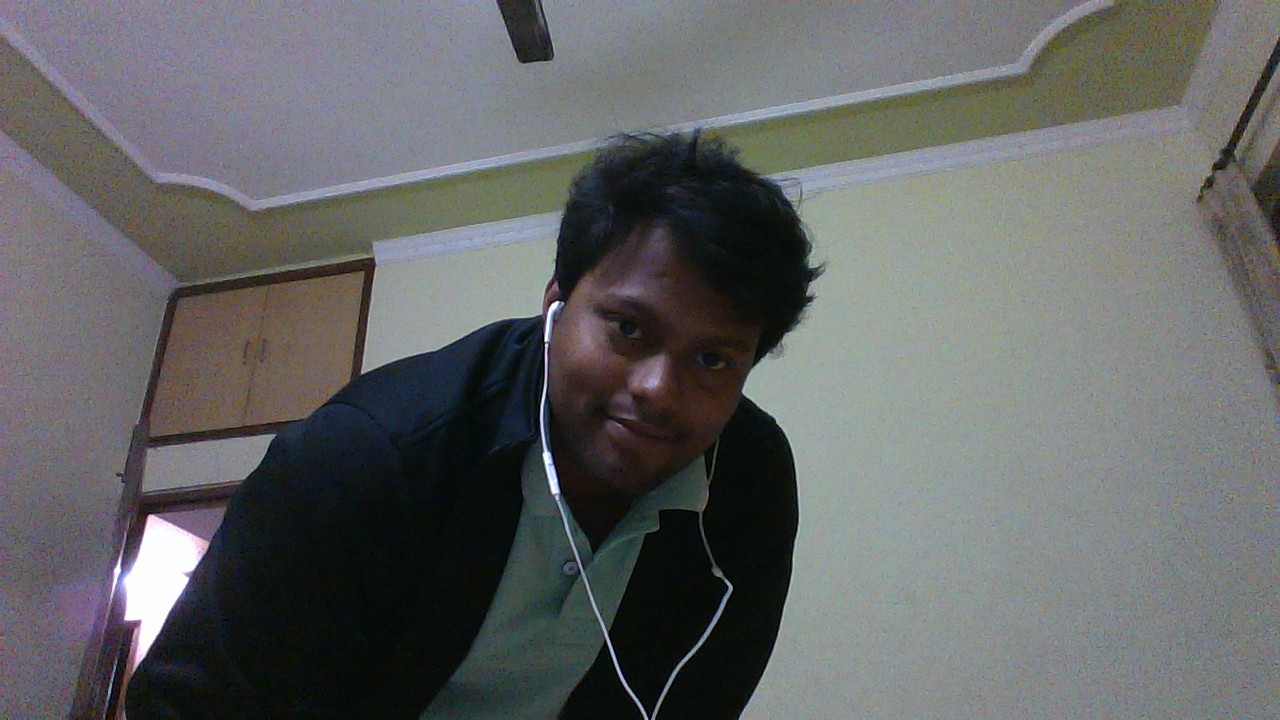
//> input picture DIP/Collage/test.jpg, 1280 x 720 px
$ ./Collage   (built with g++ and OpenCV 4)
//> lines starting //> are read from the running program, lines starting //| are printed output that depends on the picture
#include <opencv2/highgui/highgui.hpp>
#include <iostream>

#include <opencv2/imgproc/imgproc.hpp>
using namespace cv;
using namespace std;
Mat Resize(Mat,int,int);
void Collage(Mat[],int,int,int);
int main()
{  Mat image_array[4];
   image_array[0] = imread("C:/Users/Manoj/Desktop/AnoopDIP/DIP/Collage/test.jpg");
//> image_array[0] is the input picture: 720 rows x 1280 cols, CV_8UC3; mean B, G, R 101, 100.9, 99.3
   image_array[1] = imread("C:/Users/Manoj/Desktop/AnoopDIP/DIP/Collage/test.jpg");
   image_array[2] = imread("C:/Users/Manoj/Desktop/AnoopDIP/DIP/Collage/test.jpg");
   image_array[3] = imread("C:/Users/Manoj/Desktop/AnoopDIP/DIP/Collage/test.jpg");

 Collage(image_array,1280,720,4);

}
void Collage(Mat img_arry[],int h,int w,int no){
//> called with h = 1280, w = 720, no = 4
       Mat imgC(w,h,CV_8UC3,Scalar(0,0,0));
 int m,n,f;
  m=n=f=0;
for(int c=0;c<no;c++){
    Mat img=Resize(img_arry[c],h/2,w/2);
    for(int i=0;i<w/2;i++){ n=f+0;
        for(int j=0;j<h/2;j++){

        imgC.at<Vec3b>(m, n++)=img.at<Vec3b>(i, j);
        }
    m++;
   // n=f+0;

    }
n=0;
if(m>=w){m=0;f=w;}
}
//> this loop made 4 passes
//> (n, m) on passes 1 to 4: (640, 360), (640, 720), (1360, 360), (1360, 720)
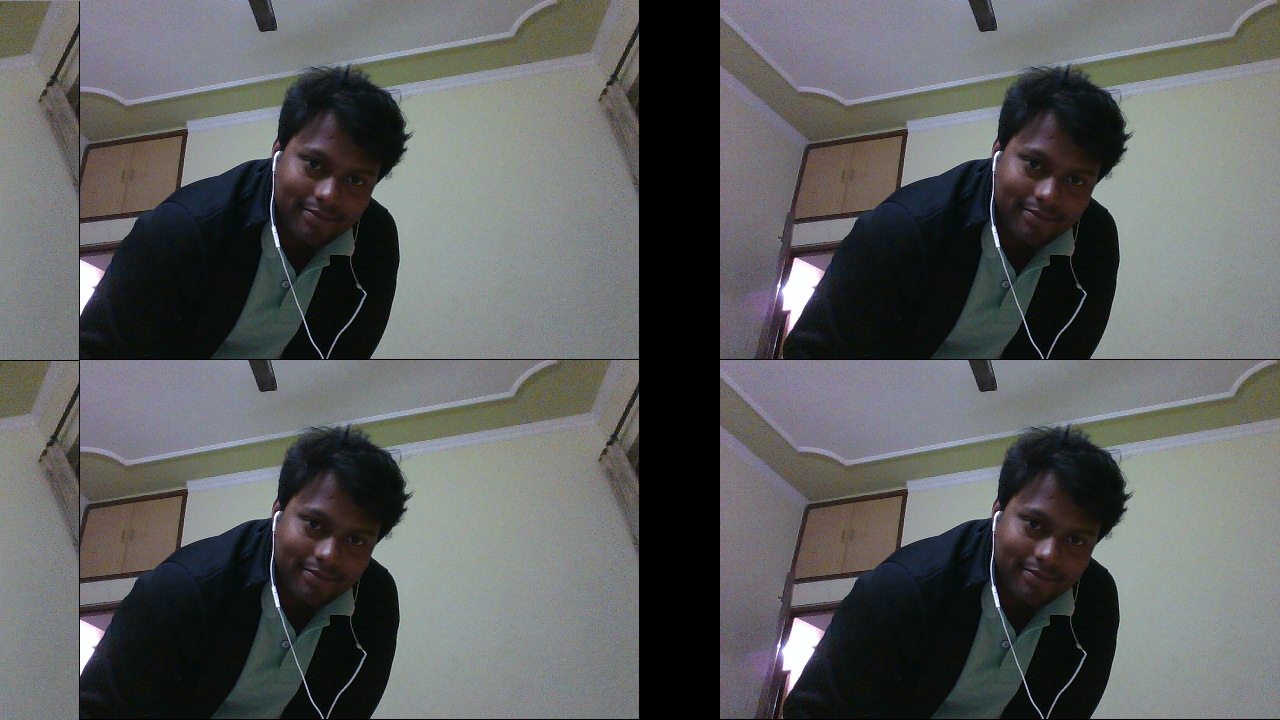
//> imgC: 720 rows x 1280 cols, CV_8UC3; mean B, G, R 93.6, 93.9, 92
//> after the loop, n = 0; m = 0; f = 720
imwrite("C:/Users/Manoj/Desktop/AnoopDIP/DIP/Collage/collage.jpg",imgC);
namedWindow( "Show", CV_WINDOW_AUTOSIZE );
imshow("Show",imgC);
waitKey(0);
}
Mat Resize(Mat img1,int w,int h){
int height=img1.rows;
int width=img1.cols;
int w_factor=ceil((float)width/w);
int h_factor=ceil((float)height/h);
Mat imgR(h,w,CV_8UC3,Scalar(0,0,0));
int m,n;
m=n=0;
for(int i=0;i<height-h_factor;i=i+h_factor){
    for(int j=0;j<width-w_factor;j=j+w_factor){
      imgR.at<Vec3b>(m, n++)=img1.at<Vec3b>(i, j);
    }
    m++;
    n=0;
}


return imgR;
}
